Frame 1 (no input): blank canvas, image omitted
Frame 60 (no input): blank canvas, image omitted
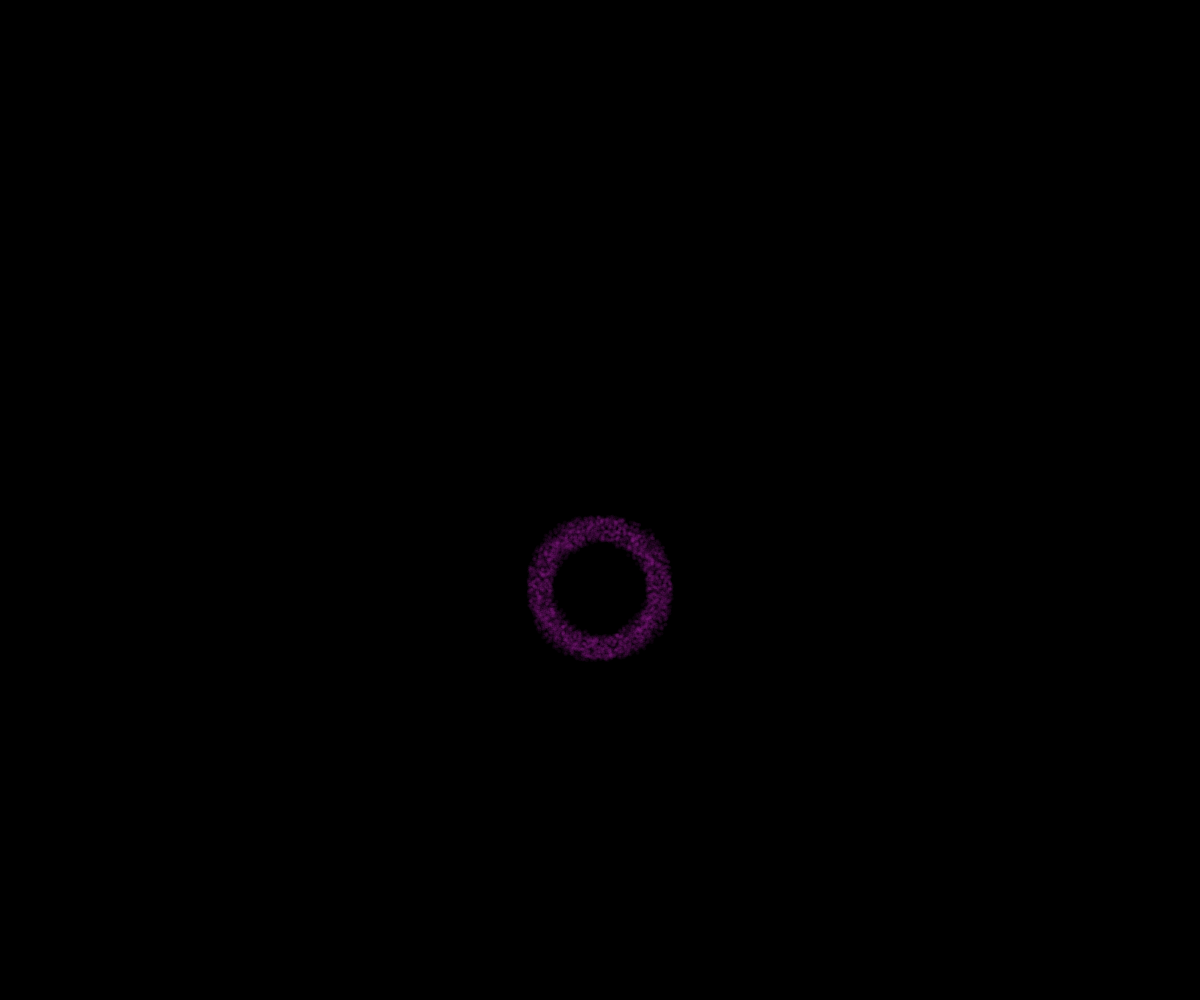
Frame 120 (the mouse pressed at the canvas centre since frame 60)

The p5.js sketch whose frames 1 and 60 were blank and that drew this single picture after the mouse press (run headless with seeded random() and noise() and a simulated clock; from frame 60 on, the mouse is pressed at the canvas centre):

// p5.js sketch
// ── sketch.js
// fireworks object demo 
// 10/6/2020

let theSparks = [];

function setup() {
  createCanvas(windowWidth, windowHeight);
}

function draw() {
  background(0);

  for (let i = theSparks.length-1; i >= 0; i--) {
    if (theSparks[i].delete()) {
      theSparks.splice(i, 1);
    }
    else {
      theSparks[i].move();
      theSparks[i].display();
    }
  }
}

function mousePressed() {
  spawnSparks(5000);
}

function spawnSparks(howManySparks) {
  let r = random(255);
  let g = random(255);
  let b = random(255);
  let theta = 0;
  let angleIncrease = 2 * PI/howManySparks;
  for (let i = 0; i < howManySparks; i++){
    let dx = cos(theta) + random(-0.2, 0.2);
    let dy = sin(theta) + random(-0.2, 0.2);
    let someSpark = new Spark(mouseX, mouseY, dx, dy, r, g, b);
    theSparks.push(someSpark);
    theta += angleIncrease;
  }
}

class Spark {
  constructor (x, y, dx, dy, r, g, b) {
    this.x = x;
    this.y = y;
    this.dx = dx;
    this.dy = dy;
    this.r = r;
    this.g = g;
    this.b = b;
    this.alpha = 255;
    this.radius = 2;
    this.gravity = 0.05;
  }
  display() {
    noStroke();
    fill(this.r, this.g, this.b, this.alpha);
    circle(this.x, this.y, this.radius * 2);
  }

  move() {
    this.x += this.dx;
    this.y += this.dy;
    this.dy += this.gravity;

    this.alpha -= 4;
  }

  delete() {
    return this.alpha <= 0;
  }
}
